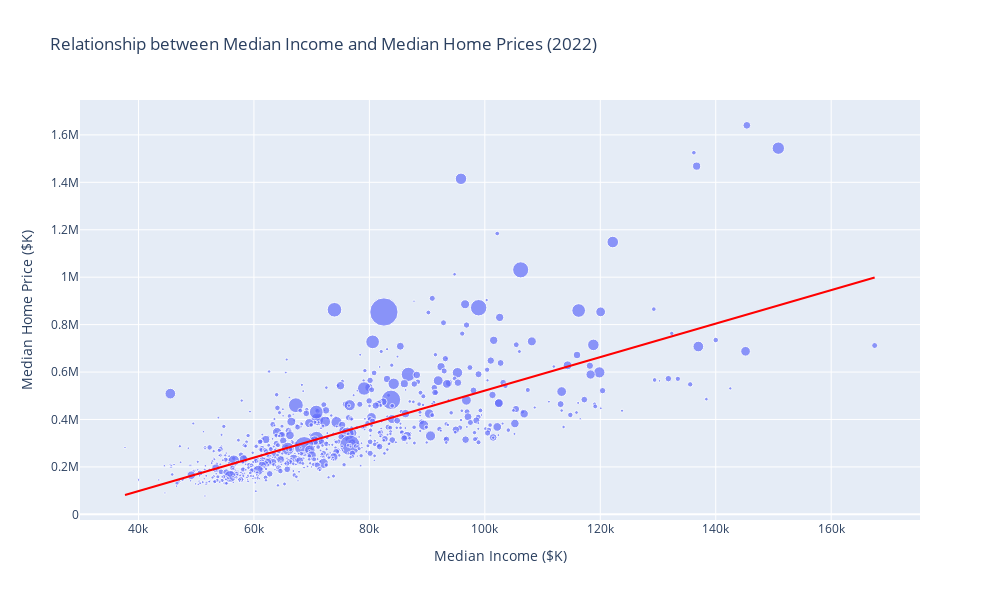

Here is the notebook cell this chart was saved with:
### Code cell
import plotly.express as px
import pandas as pd
from sklearn.linear_model import LinearRegression

# Filter the data for the year 2022
year = 2022
df_year = df_red_all[df_red_all['year'] == year]

# Filter out rows where population is 0
df_year = df_year[df_year['population'] > 0]

# Prepare data for regression
X = df_year['med_inc'].values.reshape(-1, 1) / 1000  # Convert to thousands
y = df_year['all_home_val'].values / 1000  # Convert to thousands

# Fit the linear regression model
model = LinearRegression()
model.fit(X, y)
y_pred = model.predict(X)

# Add the regression line to the DataFrame for Plotly
df_year['Predicted_Home_Value'] = y_pred

# Create the interactive bubble chart with Plotly
fig = px.scatter(
    df_year,
    x='med_inc',
    y='all_home_val',
    size='population',
    hover_name='county_state',  # Add rollover label
    hover_data={
        'med_inc': ':.2f',  # Format median income
        'all_home_val': ':.2f',  # Format median home value
        'population': ':.0f'  # Show population as an integer
    },
    labels={
        'med_inc': 'Median Income ($K)',
        'all_home_val': 'Median Home Price ($K)',
        'population': 'Population'
    },
    title="Relationship between Median Income and Median Home Prices (2022)",
    trendline="ols",  # Add the regression line
    trendline_color_override="red",  # Set the regression line color to red
)

# Customize the layout
fig.update_layout(
    height=600,
    width=1000,
    xaxis_title="Median Income ($K)",
    yaxis_title="Median Home Price ($K)",
    showlegend=False  # Hide the legend since we don't have multiple series
)

# save the figure as an SVG file called 2022
fig.write_image("2022.svg")

# Show the plot
fig.show()

### Figure 1 — Plotly figure (JSON) as saved in the notebook; plotly's stock layout.template omitted (floating-point values rounded to 4 significant figures; data arrays with more than 128 entries replaced by an {"elided": "..."} marker saying what was removed)
{"data": [{"customdata": {"elided": "762x1 int values"}, "hovertemplate": "<b>%{hovertext}</b><br><br>Median Income ($K)=%{x:.2f}<br>Median Home Price ($K)=%{y:.2f}<br>Population=%{customdata[0]:.0f}<extra></extra>", "hovertext": {"elided": "762 str values"}, "legendgroup": "", "marker": {"color": "#636efa", "size": {"elided": "762 int values"}, "sizemode": "area", "sizeref": 24300.0, "symbol": "circle"}, "mode": "markers", "name": "", "orientation": "v", "showlegend": false, "type": "scatter", "x": {"elided": "762 int values"}, "xaxis": "x", "y": {"elided": "762 float values"}, "yaxis": "y"}, {"hovertemplate": "<b>OLS trendline</b><br>all_home_val = 7.06116 * med_inc + -184192<br>R<sup>2</sup>=0.509243<br><br>Median Income ($K)=%{x:.2f}<br>Median Home Price ($K)=%{y:.2f} <b>(trend)</b><extra></extra>", "legendgroup": "", "line": {"color": "red"}, "marker": {"color": "#636efa", "symbol": "circle"}, "mode": "lines", "name": "", "showlegend": false, "type": "scatter", "x": {"elided": "762 int values"}, "xaxis": "x", "y": {"elided": "762 float values"}, "yaxis": "y"}], "layout": {"height": 600, "legend": {"itemsizing": "constant", "tracegroupgap": 0}, "showlegend": false, "title": {"text": "Relationship between Median Income and Median Home Prices (2022)"}, "width": 1000, "xaxis": {"anchor": "y", "domain": [0, 1], "title": {"text": "Median Income ($K)"}}, "yaxis": {"anchor": "x", "domain": [0, 1], "title": {"text": "Median Home Price ($K)"}}}}
